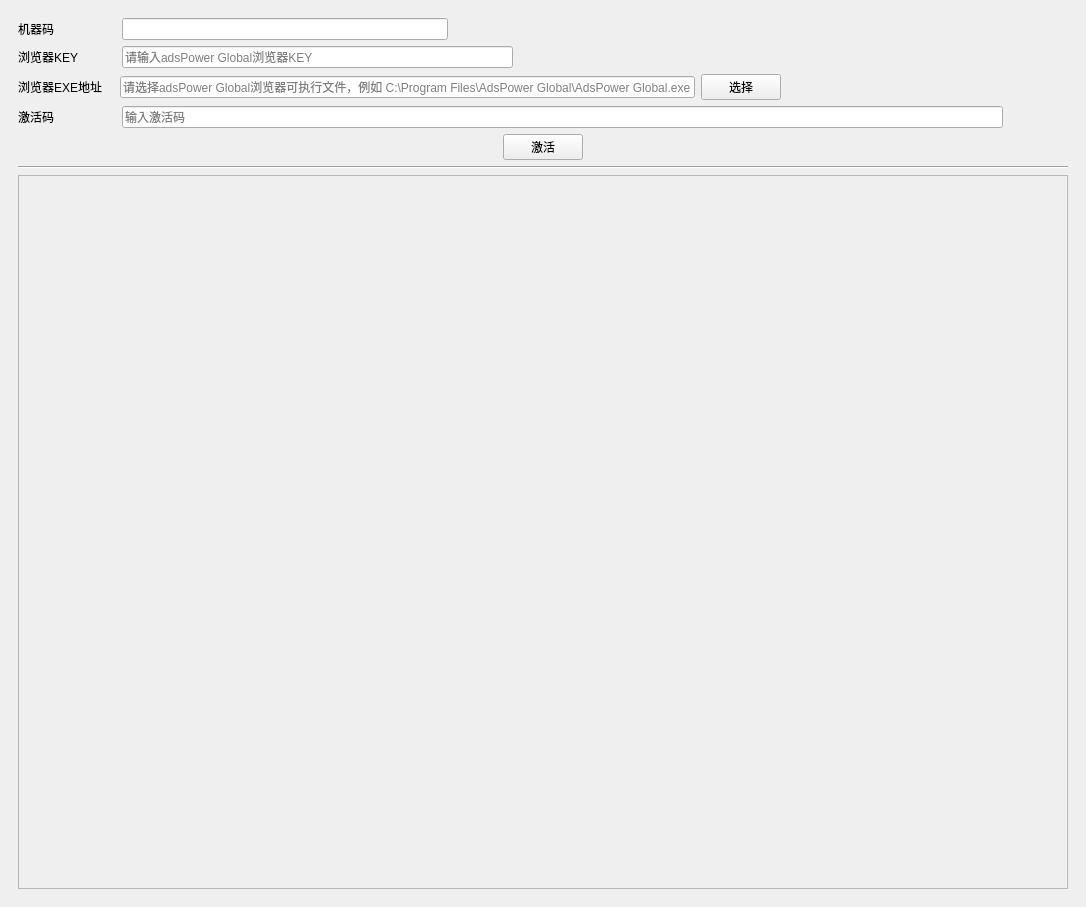
<?xml version="1.0" encoding="UTF-8"?>
<ui version="4.0">
 <class>MainWindow</class>
 <widget class="QMainWindow" name="MainWindow">
  <property name="geometry">
   <rect>
    <x>0</x>
    <y>0</y>
    <width>1086</width>
    <height>907</height>
   </rect>
  </property>
  <property name="windowTitle">
   <string>Facebook营销</string>
  </property>
  <property name="styleSheet">
   <string notr="true">QLabel{
	font:10pt &quot;微软雅黑&quot;;
}

QTabBar::tab:first{
	font: 11pt &quot;微软雅黑&quot;;
	border: 1px  solid ;
	border-top-left-radius:8px;
	border-top-right-radius:8px;
	border-color: #ecf1f2;
	width: 200px;
 	height: 35px;
	margin-left:2px;
	color: rgb(102, 102, 102);

	background-color: rgb(236, 241, 242);


}
QTabBar::tab{
	font: 11pt &quot;微软雅黑&quot;;
	border: 1px  solid ;
	border-top-left-radius:8px;
	border-top-right-radius:8px;
	border-color: rgb(236, 241, 242);
	width: 200px;
 	height: 35px;
	color: rgb(102, 102, 102);
	background-color: rgb(236, 241, 242);
	
}
QTabBar::tab:selected {
	font: 11pt &quot;微软雅黑&quot;;
	font-weight:bold;
	background: #5e98ea;
	color: white;
	border-top-left-radius:8px;
	border-top-right-radius:8px;
	width: 200px;
 	height: 35px;
	background-color: #5e98ea;
	border-color: #5e98ea;
}

</string>
  </property>
  <property name="tabShape">
   <enum>QTabWidget::Rounded</enum>
  </property>
  <widget class="QWidget" name="centralwidget">
   <layout class="QVBoxLayout" name="verticalLayout_6">
    <item>
     <widget class="QStackedWidget" name="stackedWidget">
      <property name="frameShape">
       <enum>QFrame::NoFrame</enum>
      </property>
      <property name="frameShadow">
       <enum>QFrame::Plain</enum>
      </property>
      <property name="lineWidth">
       <number>0</number>
      </property>
      <property name="currentIndex">
       <number>0</number>
      </property>
      <widget class="QWidget" name="page">
       <property name="styleSheet">
        <string notr="true"/>
       </property>
       <layout class="QVBoxLayout" name="verticalLayout_3" stretch="1,1,1,1,1,1,25">
        <item>
         <layout class="QHBoxLayout" name="horizontalLayout_16" stretch="3,10,19">
          <item>
           <widget class="QLabel" name="label_12">
            <property name="text">
             <string>机器码</string>
            </property>
           </widget>
          </item>
          <item>
           <widget class="QLineEdit" name="lineEditMyMachine">
            <property name="enabled">
             <bool>true</bool>
            </property>
            <property name="readOnly">
             <bool>true</bool>
            </property>
           </widget>
          </item>
          <item>
           <spacer name="horizontalSpacer_15">
            <property name="orientation">
             <enum>Qt::Horizontal</enum>
            </property>
            <property name="sizeHint" stdset="0">
             <size>
              <width>40</width>
              <height>20</height>
             </size>
            </property>
           </spacer>
          </item>
         </layout>
        </item>
        <item>
         <layout class="QHBoxLayout" name="horizontalLayout_17" stretch="3,12,17">
          <item>
           <widget class="QLabel" name="label_15">
            <property name="text">
             <string>浏览器KEY</string>
            </property>
           </widget>
          </item>
          <item>
           <widget class="QLineEdit" name="lineEditAdsKey">
            <property name="placeholderText">
             <string>请输入adsPower Global浏览器KEY</string>
            </property>
           </widget>
          </item>
          <item>
           <spacer name="horizontalSpacer_22">
            <property name="orientation">
             <enum>Qt::Horizontal</enum>
            </property>
            <property name="sizeHint" stdset="0">
             <size>
              <width>40</width>
              <height>20</height>
             </size>
            </property>
           </spacer>
          </item>
         </layout>
        </item>
        <item>
         <layout class="QHBoxLayout" name="horizontalLayout_11" stretch="3,18,1,9">
          <item>
           <widget class="QLabel" name="label_16">
            <property name="text">
             <string>浏览器EXE地址</string>
            </property>
           </widget>
          </item>
          <item>
           <widget class="QLineEdit" name="lineEditInstallLocation">
            <property name="placeholderText">
             <string>请选择adsPower Global浏览器可执行文件，例如 C:\Program Files\AdsPower Global\AdsPower Global.exe</string>
            </property>
           </widget>
          </item>
          <item>
           <widget class="QPushButton" name="pushButtonSelectInstallLocation">
            <property name="text">
             <string>选择</string>
            </property>
           </widget>
          </item>
          <item>
           <spacer name="horizontalSpacer_23">
            <property name="orientation">
             <enum>Qt::Horizontal</enum>
            </property>
            <property name="sizeHint" stdset="0">
             <size>
              <width>40</width>
              <height>20</height>
             </size>
            </property>
           </spacer>
          </item>
         </layout>
        </item>
        <item>
         <layout class="QHBoxLayout" name="horizontalLayout_9" stretch="3,27,2">
          <item>
           <widget class="QLabel" name="label_10">
            <property name="text">
             <string>激活码</string>
            </property>
           </widget>
          </item>
          <item>
           <widget class="QLineEdit" name="lineEditCode">
            <property name="placeholderText">
             <string>输入激活码</string>
            </property>
           </widget>
          </item>
          <item>
           <spacer name="horizontalSpacer_12">
            <property name="orientation">
             <enum>Qt::Horizontal</enum>
            </property>
            <property name="sizeHint" stdset="0">
             <size>
              <width>40</width>
              <height>20</height>
             </size>
            </property>
           </spacer>
          </item>
         </layout>
        </item>
        <item>
         <layout class="QHBoxLayout" name="horizontalLayout_10" stretch="0,0,0">
          <item>
           <spacer name="horizontalSpacer_14">
            <property name="orientation">
             <enum>Qt::Horizontal</enum>
            </property>
            <property name="sizeHint" stdset="0">
             <size>
              <width>40</width>
              <height>20</height>
             </size>
            </property>
           </spacer>
          </item>
          <item>
           <widget class="QPushButton" name="pushButtonVerify">
            <property name="text">
             <string>激活</string>
            </property>
           </widget>
          </item>
          <item>
           <spacer name="horizontalSpacer_13">
            <property name="orientation">
             <enum>Qt::Horizontal</enum>
            </property>
            <property name="sizeHint" stdset="0">
             <size>
              <width>40</width>
              <height>20</height>
             </size>
            </property>
           </spacer>
          </item>
         </layout>
        </item>
        <item>
         <widget class="Line" name="line_7">
          <property name="orientation">
           <enum>Qt::Horizontal</enum>
          </property>
         </widget>
        </item>
        <item>
         <widget class="QTextBrowser" name="textBrowserVerifyMessage">
          <property name="enabled">
           <bool>false</bool>
          </property>
         </widget>
        </item>
       </layout>
      </widget>
      <widget class="QWidget" name="page_2">
       <property name="styleSheet">
        <string notr="true"/>
       </property>
       <layout class="QVBoxLayout" name="verticalLayout_5">
        <item>
         <widget class="QTabWidget" name="tabWidget">
          <property name="currentIndex">
           <number>0</number>
          </property>
          <widget class="QWidget" name="tabGroupSpider">
           <attribute name="title">
            <string>采集群组</string>
           </attribute>
           <layout class="QVBoxLayout" name="verticalLayout_12" stretch="1,16">
            <item>
             <layout class="QHBoxLayout" name="horizontalLayout_2" stretch="1,2,0,1,5,0,1,5">
              <item>
               <widget class="QLabel" name="label">
                <property name="text">
                 <string>采集器数</string>
                </property>
                <property name="alignment">
                 <set>Qt::AlignRight|Qt::AlignTrailing|Qt::AlignVCenter</set>
                </property>
               </widget>
              </item>
              <item>
               <widget class="QLineEdit" name="lineEditGroupMaxThreadCount">
                <property name="toolTip">
                 <string>请输入最大可同时开启浏览器数</string>
                </property>
                <property name="alignment">
                 <set>Qt::AlignLeading|Qt::AlignLeft|Qt::AlignVCenter</set>
                </property>
                <property name="placeholderText">
                 <string>请输入整数</string>
                </property>
               </widget>
              </item>
              <item>
               <spacer name="horizontalSpacer_2">
                <property name="orientation">
                 <enum>Qt::Horizontal</enum>
                </property>
                <property name="sizeHint" stdset="0">
                 <size>
                  <width>40</width>
                  <height>20</height>
                 </size>
                </property>
               </spacer>
              </item>
              <item>
               <widget class="QLabel" name="label_2">
                <property name="text">
                 <string>群关键词</string>
                </property>
                <property name="alignment">
                 <set>Qt::AlignRight|Qt::AlignTrailing|Qt::AlignVCenter</set>
                </property>
               </widget>
              </item>
              <item>
               <widget class="QPlainTextEdit" name="plainTextEditGroupWords">
                <property name="sizePolicy">
                 <sizepolicy hsizetype="Preferred" vsizetype="Preferred">
                  <horstretch>0</horstretch>
                  <verstretch>0</verstretch>
                 </sizepolicy>
                </property>
                <property name="placeholderText">
                 <string>请输入群组</string>
                </property>
               </widget>
              </item>
              <item>
               <spacer name="horizontalSpacer_24">
                <property name="orientation">
                 <enum>Qt::Horizontal</enum>
                </property>
                <property name="sizeHint" stdset="0">
                 <size>
                  <width>40</width>
                  <height>20</height>
                 </size>
                </property>
               </spacer>
              </item>
              <item>
               <layout class="QVBoxLayout" name="verticalLayout_9">
                <item>
                 <widget class="QPushButton" name="pushButtonGroupSpiderStart">
                  <property name="text">
                   <string>启动</string>
                  </property>
                 </widget>
                </item>
                <item>
                 <widget class="QPushButton" name="pushButtonGroupSpiderStop">
                  <property name="text">
                   <string>停止</string>
                  </property>
                 </widget>
                </item>
               </layout>
              </item>
              <item>
               <spacer name="horizontalSpacer">
                <property name="orientation">
                 <enum>Qt::Horizontal</enum>
                </property>
                <property name="sizeHint" stdset="0">
                 <size>
                  <width>40</width>
                  <height>20</height>
                 </size>
                </property>
               </spacer>
              </item>
             </layout>
            </item>
            <item>
             <widget class="QGroupBox" name="groupBox_2">
              <property name="title">
               <string>运行日志</string>
              </property>
              <layout class="QVBoxLayout" name="verticalLayout">
               <item>
                <layout class="QHBoxLayout" name="horizontalLayout" stretch="4,1,11">
                 <item>
                  <widget class="QTextBrowser" name="textBrowserGroupSpider">
                   <property name="font">
                    <font>
                     <pointsize>10</pointsize>
                     <weight>75</weight>
                     <bold>true</bold>
                    </font>
                   </property>
                  </widget>
                 </item>
                 <item>
                  <widget class="Line" name="line_2">
                   <property name="orientation">
                    <enum>Qt::Vertical</enum>
                   </property>
                  </widget>
                 </item>
                 <item>
                  <layout class="QGridLayout" name="gridLayout_0"/>
                 </item>
                </layout>
               </item>
              </layout>
             </widget>
            </item>
           </layout>
          </widget>
          <widget class="QWidget" name="tabMembersSpider">
           <attribute name="title">
            <string>采集成员</string>
           </attribute>
           <layout class="QVBoxLayout" name="verticalLayout_10" stretch="1,16">
            <item>
             <layout class="QHBoxLayout" name="horizontalLayout_18" stretch="1,2,1,1,2,1,1,3">
              <item>
               <widget class="QLabel" name="label_3">
                <property name="text">
                 <string>采集器数</string>
                </property>
                <property name="alignment">
                 <set>Qt::AlignRight|Qt::AlignTrailing|Qt::AlignVCenter</set>
                </property>
               </widget>
              </item>
              <item>
               <widget class="QLineEdit" name="lineEditMemberMaxThreadCount">
                <property name="placeholderText">
                 <string>请输入整数</string>
                </property>
               </widget>
              </item>
              <item>
               <spacer name="horizontalSpacer_9">
                <property name="orientation">
                 <enum>Qt::Horizontal</enum>
                </property>
                <property name="sizeHint" stdset="0">
                 <size>
                  <width>40</width>
                  <height>20</height>
                 </size>
                </property>
               </spacer>
              </item>
              <item>
               <widget class="QLabel" name="label_4">
                <property name="text">
                 <string>采集组数</string>
                </property>
                <property name="alignment">
                 <set>Qt::AlignRight|Qt::AlignTrailing|Qt::AlignVCenter</set>
                </property>
               </widget>
              </item>
              <item>
               <widget class="QLineEdit" name="lineEditGroupCount">
                <property name="placeholderText">
                 <string>请输入整数</string>
                </property>
               </widget>
              </item>
              <item>
               <spacer name="horizontalSpacer_10">
                <property name="orientation">
                 <enum>Qt::Horizontal</enum>
                </property>
                <property name="sizeHint" stdset="0">
                 <size>
                  <width>40</width>
                  <height>20</height>
                 </size>
                </property>
               </spacer>
              </item>
              <item>
               <layout class="QVBoxLayout" name="verticalLayout_2">
                <item>
                 <widget class="QPushButton" name="pushButtonMembersSpiderStart">
                  <property name="text">
                   <string>启动</string>
                  </property>
                 </widget>
                </item>
                <item>
                 <widget class="QPushButton" name="pushButtonMembersSpiderStop">
                  <property name="text">
                   <string>停止</string>
                  </property>
                 </widget>
                </item>
               </layout>
              </item>
              <item>
               <spacer name="horizontalSpacer_11">
                <property name="orientation">
                 <enum>Qt::Horizontal</enum>
                </property>
                <property name="sizeHint" stdset="0">
                 <size>
                  <width>40</width>
                  <height>20</height>
                 </size>
                </property>
               </spacer>
              </item>
             </layout>
            </item>
            <item>
             <widget class="QGroupBox" name="groupBox_3">
              <property name="title">
               <string>运行日志</string>
              </property>
              <layout class="QHBoxLayout" name="horizontalLayout_4">
               <item>
                <layout class="QHBoxLayout" name="horizontalLayout_5" stretch="4,1,11">
                 <item>
                  <widget class="QTextBrowser" name="textBrowserMembersSpider">
                   <property name="font">
                    <font>
                     <pointsize>10</pointsize>
                     <weight>75</weight>
                     <bold>true</bold>
                    </font>
                   </property>
                  </widget>
                 </item>
                 <item>
                  <widget class="Line" name="line_4">
                   <property name="orientation">
                    <enum>Qt::Vertical</enum>
                   </property>
                  </widget>
                 </item>
                 <item>
                  <layout class="QGridLayout" name="gridLayout_1"/>
                 </item>
                </layout>
               </item>
              </layout>
             </widget>
            </item>
           </layout>
          </widget>
          <widget class="QWidget" name="tabGreetsSpider">
           <attribute name="title">
            <string>私信成员</string>
           </attribute>
           <layout class="QVBoxLayout" name="verticalLayout_11" stretch="1,1,10">
            <item>
             <layout class="QHBoxLayout" name="horizontalLayout_6" stretch="1,2,1,2,2,1,3,3,10">
              <item>
               <widget class="QLabel" name="label_5">
                <property name="text">
                 <string>采集器数</string>
                </property>
                <property name="alignment">
                 <set>Qt::AlignRight|Qt::AlignTrailing|Qt::AlignVCenter</set>
                </property>
               </widget>
              </item>
              <item>
               <widget class="QLineEdit" name="lineEditGreetsMaxThreadCount">
                <property name="placeholderText">
                 <string>请输入整数</string>
                </property>
               </widget>
              </item>
              <item>
               <spacer name="horizontalSpacer_3">
                <property name="orientation">
                 <enum>Qt::Horizontal</enum>
                </property>
                <property name="sizeHint" stdset="0">
                 <size>
                  <width>40</width>
                  <height>20</height>
                 </size>
                </property>
               </spacer>
              </item>
              <item>
               <widget class="QLabel" name="label_6">
                <property name="text">
                 <string>单采集器私信数</string>
                </property>
                <property name="alignment">
                 <set>Qt::AlignRight|Qt::AlignTrailing|Qt::AlignVCenter</set>
                </property>
               </widget>
              </item>
              <item>
               <widget class="QLineEdit" name="lineEditGreetsCount">
                <property name="placeholderText">
                 <string>请输入整数</string>
                </property>
               </widget>
              </item>
              <item>
               <spacer name="horizontalSpacer_4">
                <property name="orientation">
                 <enum>Qt::Horizontal</enum>
                </property>
                <property name="sizeHint" stdset="0">
                 <size>
                  <width>40</width>
                  <height>20</height>
                 </size>
                </property>
               </spacer>
              </item>
              <item>
               <widget class="QLabel" name="label_7">
                <property name="text">
                 <string>私信间隔(秒)</string>
                </property>
                <property name="alignment">
                 <set>Qt::AlignRight|Qt::AlignTrailing|Qt::AlignVCenter</set>
                </property>
               </widget>
              </item>
              <item>
               <widget class="QLineEdit" name="lineEditGreetsTimeout">
                <property name="placeholderText">
                 <string>请输入整数</string>
                </property>
               </widget>
              </item>
              <item>
               <spacer name="horizontalSpacer_7">
                <property name="orientation">
                 <enum>Qt::Horizontal</enum>
                </property>
                <property name="sizeHint" stdset="0">
                 <size>
                  <width>40</width>
                  <height>20</height>
                 </size>
                </property>
               </spacer>
              </item>
             </layout>
            </item>
            <item>
             <layout class="QHBoxLayout" name="horizontalLayout_8" stretch="1,6,1,2,7,1,1,1">
              <item>
               <widget class="QLabel" name="label_8">
                <property name="text">
                 <string>私信文本</string>
                </property>
                <property name="alignment">
                 <set>Qt::AlignRight|Qt::AlignTop|Qt::AlignTrailing</set>
                </property>
               </widget>
              </item>
              <item>
               <widget class="QPlainTextEdit" name="plainTextEditGreetsContent">
                <property name="sizePolicy">
                 <sizepolicy hsizetype="Preferred" vsizetype="Preferred">
                  <horstretch>0</horstretch>
                  <verstretch>0</verstretch>
                 </sizepolicy>
                </property>
                <property name="placeholderText">
                 <string>请输入私信内容，每一行是一条信息，随机从多条中选一条发送</string>
                </property>
               </widget>
              </item>
              <item>
               <spacer name="horizontalSpacer_5">
                <property name="orientation">
                 <enum>Qt::Horizontal</enum>
                </property>
                <property name="sizeHint" stdset="0">
                 <size>
                  <width>40</width>
                  <height>20</height>
                 </size>
                </property>
               </spacer>
              </item>
              <item>
               <widget class="QLabel" name="label_9">
                <property name="text">
                 <string>&lt;html&gt;&lt;head/&gt;&lt;body&gt;&lt;p&gt;发送图片&lt;/p&gt;&lt;/body&gt;&lt;/html&gt;</string>
                </property>
                <property name="alignment">
                 <set>Qt::AlignRight|Qt::AlignTop|Qt::AlignTrailing</set>
                </property>
               </widget>
              </item>
              <item>
               <widget class="QPlainTextEdit" name="plainTextEditGreetsImage">
                <property name="sizePolicy">
                 <sizepolicy hsizetype="Preferred" vsizetype="Preferred">
                  <horstretch>0</horstretch>
                  <verstretch>0</verstretch>
                 </sizepolicy>
                </property>
                <property name="placeholderText">
                 <string>请输入图片的真实物理地址,每一行是一张图片例如：D:/temp/1jpg</string>
                </property>
               </widget>
              </item>
              <item>
               <spacer name="horizontalSpacer_6">
                <property name="orientation">
                 <enum>Qt::Horizontal</enum>
                </property>
                <property name="sizeHint" stdset="0">
                 <size>
                  <width>40</width>
                  <height>20</height>
                 </size>
                </property>
               </spacer>
              </item>
              <item>
               <layout class="QVBoxLayout" name="verticalLayout_4">
                <item>
                 <widget class="QPushButton" name="pushButtonGreetsSpiderStart">
                  <property name="text">
                   <string>启动</string>
                  </property>
                 </widget>
                </item>
                <item>
                 <widget class="QPushButton" name="pushButtonGreetsSpiderStop">
                  <property name="text">
                   <string>停止</string>
                  </property>
                 </widget>
                </item>
               </layout>
              </item>
              <item>
               <spacer name="horizontalSpacer_8">
                <property name="orientation">
                 <enum>Qt::Horizontal</enum>
                </property>
                <property name="sizeHint" stdset="0">
                 <size>
                  <width>40</width>
                  <height>20</height>
                 </size>
                </property>
               </spacer>
              </item>
             </layout>
            </item>
            <item>
             <widget class="QGroupBox" name="groupBox_4">
              <property name="title">
               <string>运行日志</string>
              </property>
              <layout class="QHBoxLayout" name="horizontalLayout_7" stretch="4,1,11">
               <item>
                <widget class="QTextBrowser" name="textBrowserGreetsSpider">
                 <property name="font">
                  <font>
                   <pointsize>10</pointsize>
                   <weight>75</weight>
                   <bold>true</bold>
                  </font>
                 </property>
                </widget>
               </item>
               <item>
                <widget class="Line" name="line_6">
                 <property name="orientation">
                  <enum>Qt::Vertical</enum>
                 </property>
                </widget>
               </item>
               <item>
                <layout class="QGridLayout" name="gridLayout_2"/>
               </item>
              </layout>
             </widget>
            </item>
           </layout>
          </widget>
          <widget class="QWidget" name="tab">
           <attribute name="title">
            <string>更多功能</string>
           </attribute>
           <layout class="QVBoxLayout" name="verticalLayout_7" stretch="1,5,3,12">
            <item>
             <spacer name="verticalSpacer">
              <property name="orientation">
               <enum>Qt::Vertical</enum>
              </property>
              <property name="sizeHint" stdset="0">
               <size>
                <width>20</width>
                <height>31</height>
               </size>
              </property>
             </spacer>
            </item>
            <item>
             <layout class="QHBoxLayout" name="horizontalLayout_12" stretch="0,0,0">
              <item>
               <spacer name="horizontalSpacer_18">
                <property name="orientation">
                 <enum>Qt::Horizontal</enum>
                </property>
                <property name="sizeHint" stdset="0">
                 <size>
                  <width>40</width>
                  <height>20</height>
                 </size>
                </property>
               </spacer>
              </item>
              <item>
               <widget class="QLabel" name="label_11">
                <property name="text">
                 <string>更多功能，敬请期待</string>
                </property>
               </widget>
              </item>
              <item>
               <spacer name="horizontalSpacer_19">
                <property name="orientation">
                 <enum>Qt::Horizontal</enum>
                </property>
                <property name="sizeHint" stdset="0">
                 <size>
                  <width>40</width>
                  <height>20</height>
                 </size>
                </property>
               </spacer>
              </item>
             </layout>
            </item>
            <item>
             <layout class="QHBoxLayout" name="horizontalLayout_13" stretch="1,2,1">
              <item>
               <spacer name="horizontalSpacer_16">
                <property name="orientation">
                 <enum>Qt::Horizontal</enum>
                </property>
                <property name="sizeHint" stdset="0">
                 <size>
                  <width>40</width>
                  <height>20</height>
                 </size>
                </property>
               </spacer>
              </item>
              <item>
               <widget class="QGroupBox" name="groupBox">
                <property name="title">
                 <string>联系我们</string>
                </property>
                <layout class="QVBoxLayout" name="verticalLayout_8">
                 <item>
                  <layout class="QHBoxLayout" name="horizontalLayout_14" stretch="1,3,10">
                   <item>
                    <spacer name="horizontalSpacer_20">
                     <property name="orientation">
                      <enum>Qt::Horizontal</enum>
                     </property>
                     <property name="sizeHint" stdset="0">
                      <size>
                       <width>40</width>
                       <height>20</height>
                      </size>
                     </property>
                    </spacer>
                   </item>
                   <item>
                    <widget class="QLabel" name="label_13">
                     <property name="text">
                      <string>电子邮箱：</string>
                     </property>
                    </widget>
                   </item>
                   <item>
                    <widget class="QLabel" name="labelEmail">
                     <property name="text">
                      <string>c3708888@gmail.com</string>
                     </property>
                    </widget>
                   </item>
                  </layout>
                 </item>
                 <item>
                  <layout class="QHBoxLayout" name="horizontalLayout_15" stretch="1,3,10">
                   <item>
                    <spacer name="horizontalSpacer_21">
                     <property name="orientation">
                      <enum>Qt::Horizontal</enum>
                     </property>
                     <property name="sizeHint" stdset="0">
                      <size>
                       <width>40</width>
                       <height>20</height>
                      </size>
                     </property>
                    </spacer>
                   </item>
                   <item>
                    <widget class="QLabel" name="label_14">
                     <property name="text">
                      <string>Telegram：</string>
                     </property>
                    </widget>
                   </item>
                   <item>
                    <widget class="QLabel" name="labelPhone">
                     <property name="text">
                      <string>@TTG88</string>
                     </property>
                    </widget>
                   </item>
                  </layout>
                 </item>
                </layout>
               </widget>
              </item>
              <item>
               <spacer name="horizontalSpacer_17">
                <property name="orientation">
                 <enum>Qt::Horizontal</enum>
                </property>
                <property name="sizeHint" stdset="0">
                 <size>
                  <width>40</width>
                  <height>20</height>
                 </size>
                </property>
               </spacer>
              </item>
             </layout>
            </item>
            <item>
             <spacer name="verticalSpacer_2">
              <property name="orientation">
               <enum>Qt::Vertical</enum>
              </property>
              <property name="sizeHint" stdset="0">
               <size>
                <width>20</width>
                <height>342</height>
               </size>
              </property>
             </spacer>
            </item>
           </layout>
          </widget>
         </widget>
        </item>
       </layout>
      </widget>
     </widget>
    </item>
   </layout>
  </widget>
 </widget>
 <resources/>
 <connections/>
</ui>
